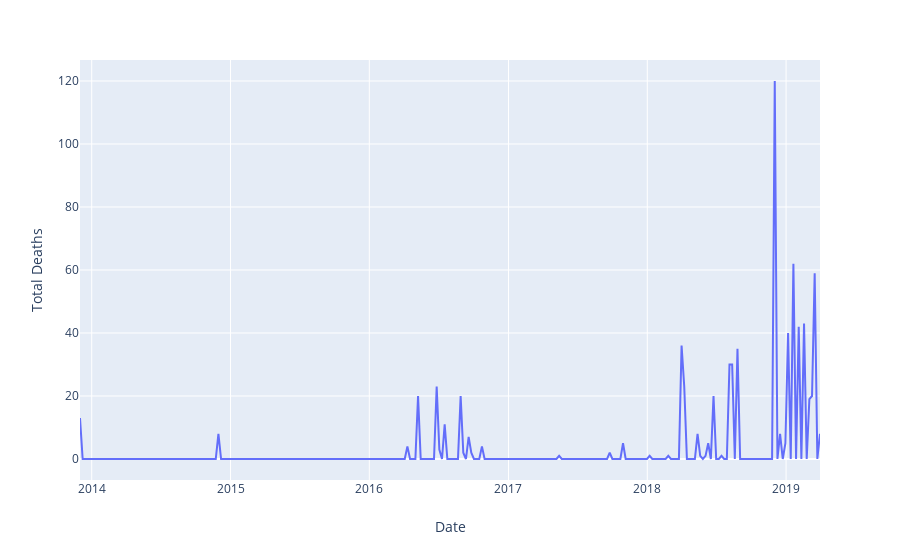

The code cell stored with this chart in its notebook:
### Code cell
px.line(state_zam, x='Date', y='Total Deaths')

### Figure 1 — Plotly figure (JSON) as saved in the notebook; plotly's stock layout.template omitted (floating-point values rounded to 4 significant figures; data arrays with more than 128 entries replaced by an {"elided": "..."} marker saying what was removed)
{"data": [{"hovertemplate": "Date=%{x}<br>Total Deaths=%{y}<extra></extra>", "legendgroup": "", "line": {"color": "#636efa", "dash": "solid"}, "mode": "lines", "name": "", "showlegend": false, "type": "scatter", "uid": "1a7641cd-ad9d-4b6e-b9a5-59cfe5c7c790", "x": {"elided": "279 str values"}, "xaxis": "x", "y": {"elided": "279 int values"}, "yaxis": "y"}], "layout": {"autosize": true, "grid": {"xaxes": ["x"], "xgap": 0.1, "xside": "bottom", "yaxes": ["y"], "ygap": 0.1, "yside": "left"}, "legend": {"tracegroupgap": 0}, "margin": {"t": 60}, "xaxis": {"autorange": true, "range": ["2013-12-01 05:00", "2019-03-31 04:00"], "title": {"text": "Date"}, "type": "date"}, "yaxis": {"autorange": true, "range": [-6.667, 126.7], "title": {"text": "Total Deaths"}, "type": "linear"}}}
